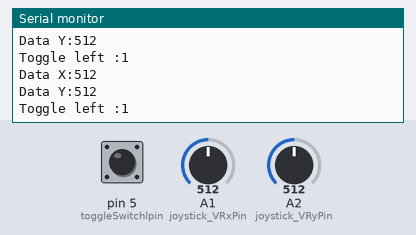
The sketch below on a simulated Arduino Uno, built with avr-gcc and run on an emulated ATmega328P. Parts: the last lines printed to the serial monitor. Inputs (shaded band) come from the test bench; at power-on: A1 (joystick_VRxPin) = 512, A2 (joystick_VRyPin) = 512, pin 5 (toggleSwitchlpin) HIGH. No radio packets arrive unless stated.

Above: at 5.7 s.
5.8 s: A1 (joystick_VRxPin) set to 105
At 6.3 s:
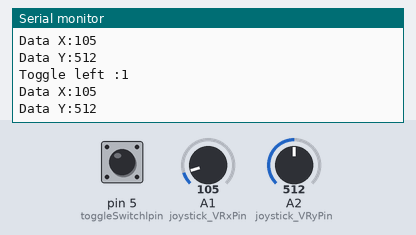
7.3 s: A1 (joystick_VRxPin) set to 92
At 8.2 s:
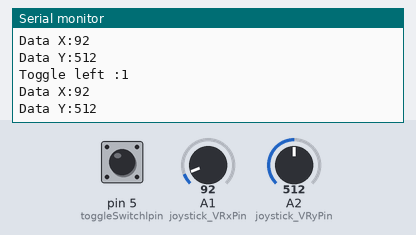
10.3 s: A2 (joystick_VRyPin) set to 1008
At 11.4 s:
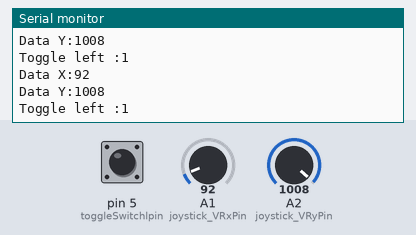
11.8 s: A2 (joystick_VRyPin) set to 982
At 12.3 s:
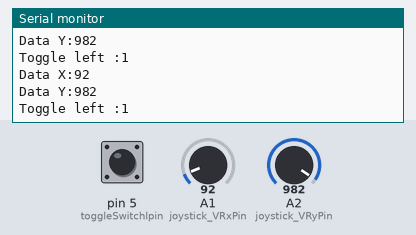
Timing chart, 0 to 14.8 s (numbered marks = the images above; inputs shaded):
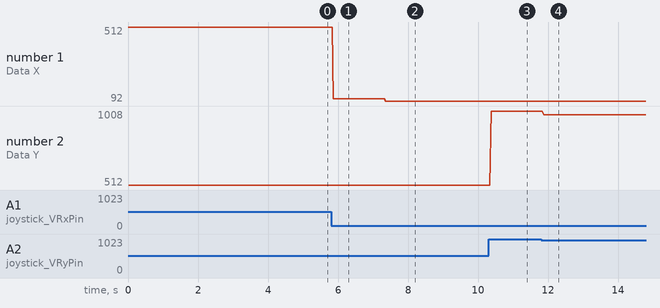

The sketch:

Transmitter.ino
```cpp
#include <SPI.h>
#include <RF24.h>
#include <nRF24L01.h>

// declaring where the toggle switches are connected in Arduino
static const int toggleSwitchlpin = 5;

// declaring where the Handside joystick is connected
int joystick_VRxPin =A1;
int joystick_VRyPin = A2;


RF24 radio(7,8);   // declaring CE and CSN pins
const byte address[] = "node1";

void setup() {
 radio.begin();  // initializes the operations of the chip
 radio.openWritingPipe(address);
 radio.setPALevel(RF24_PA_MIN);
 radio.stopListening();

 pinMode(toggleSwitchlpin, INPUT_PULLUP);

 Serial.begin(9600);

}

struct datapack{
  int joystick_x ;
  int joystick_y ;
  bool toggleSwitchl = 0 ;
};
datapack data;

void loop() {
  data.toggleSwitchl = digitalRead(toggleSwitchlpin);

  data.joystick_x = analogRead(joystick_VRxPin);
  data.joystick_y = analogRead(joystick_VRyPin);

  Serial.print("Data X:"); Serial.println(data.joystick_x);
  Serial.print("Data Y:"); Serial.println(data.joystick_y);
  Serial.print("Toggle left :"); Serial.println(data.toggleSwitchl);

  radio.write(&data, sizeof(data));

}
```

Measured:
- after the input at 5.8 s, the serial monitor: prints a new line after 0.07 s (image 1)
- after the input at 7.3 s, the serial monitor: prints a new line after 0.07 s (image 2)
- after the input at 10.3 s, the serial monitor: prints a new line after 0.08 s (image 3)
- after the input at 11.8 s, the serial monitor: prints a new line after 0.08 s (image 4)
- plotted number 1: 512 → 105 after the input at 5.8 s, 105 → 92 after the input at 7.3 s
- plotted number 2: 512 → 1008 after the input at 10.3 s, 1008 → 982 after the input at 11.8 s
